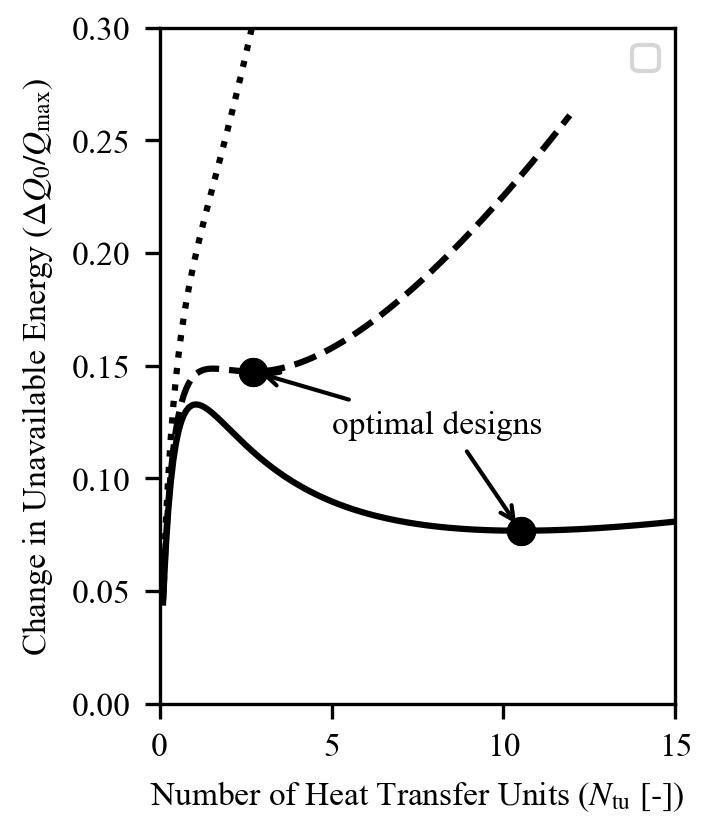

Source code (Python):
import os

import matplotlib.pyplot as plt
import numpy as np
import xflow
from scipy.signal import find_peaks
from xflow import calculate_pressure_drop_ratio, create_plot

save_dir = os.path.dirname(os.path.abspath(__file__))

# Default modeling assumptions
DEFAULT_C_COLD_OVER_C_HOT = 1.0  # C_cold / C_hot
DEFAULT_ST_OVER_F = 0.4  # Assumed same for both fluids
DEFAULT_F_C_OVER_F_H = 1.0  # f_c/f_h
DEFAULT_D_R = 1.0  # d_r = sigma_r/A_r (cold/hot ratio)
DEFAULT_G2_H = 1e-5  # g2_h

DEFAULT_DP_MAX = 0.3

# Three g^2 values for plotting
PLOT_TRIPLE_G2 = [1e-3, 5e-3, 20e-3]

# Framework-specific parameters for classical
DEFAULT_T = 2.0  # T_hot_in / T_cold_in
DEFAULT_T_DEAD_OVER_T_COLD_IN = 1.1
DEFAULT_GAMMA = 1.4

# Pressure drop assumption: "dp_c=dp_h", "dp_c<<dp_h", or "inlet_density"
# For inlet_density, also need:
DEFAULT_PRESSURE_DROP_ASSUMPTION = "dp_c=dp_h"  # Essential input for accurate cold pressure drop
if DEFAULT_PRESSURE_DROP_ASSUMPTION == "inlet_density":
    DEFAULT_P_COLD_IN_OVER_P_HOT_IN = 10.0  # p_cold_in / p_hot_in (needed for inlet_density calculation)
    DEFAULT_MOLAR_MASS_RATIO = 1.0  # M_cold / M_hot (cold/hot)
    DEFAULT_A_R = 0.1  # A_r (cold/hot) - sigma_r is calculated as d_r * A_r
else:
    DEFAULT_P_COLD_IN_OVER_P_HOT_IN = None
    DEFAULT_MOLAR_MASS_RATIO = None
    DEFAULT_A_R = None


def save_figures(
    c_cold_over_c_hot,
    st_over_f,
    f_c_over_f_h,
    d_r,
    g2_h,
    dp_max=DEFAULT_DP_MAX,
    base_name="fig2b",
    plot_triple_g2=None,
    t=DEFAULT_T,
    t_dead_over_t_cold_in=DEFAULT_T_DEAD_OVER_T_COLD_IN,
    gamma=DEFAULT_GAMMA,
    pressure_drop_assumption=DEFAULT_PRESSURE_DROP_ASSUMPTION,
    p_cold_in_over_p_hot_in=DEFAULT_P_COLD_IN_OVER_P_HOT_IN,
    molar_mass_ratio=DEFAULT_MOLAR_MASS_RATIO,
    a_r=DEFAULT_A_R,
):
    """
    Save figures as SVG, TIFF, and HD PNG for classical framework with multiple g^2 values.

    Parameters:
        plot_triple_g2: List of g^2 values to plot (e.g., [1e-5, 2e-5, 5e-5])
    """
    # Set font sizes to match Word (10pt = 10 points)
    font_size = 8
    plt.rcParams.update(
        {
            "font.family": "serif",
            "font.serif": ["Times New Roman"],
            "font.size": font_size,
            "mathtext.fontset": "stix",
            "axes.titlesize": font_size,
            "axes.labelsize": font_size,
            "xtick.labelsize": font_size,
            "ytick.labelsize": font_size,
            "legend.fontsize": font_size,
            "figure.titlesize": font_size,
        }
    )

    # Calculate pressure drop ratio based on assumption
    # Calculate sigma_r from d_r * A_r
    sigma_r = d_r * a_r if a_r is not None else None
    pressure_drop_ratio = calculate_pressure_drop_ratio(
        pressure_drop_assumption, c_cold_over_c_hot, t, d_r, molar_mass_ratio, sigma_r, p_cold_in_over_p_hot_in
    )

    # Ensure SHOW_CUBIC is False for this figure
    xflow.SHOW_CUBIC = False
    fig = plt.figure(figsize=(9 / 2.54, 7 / 2.54)) # IF DOUBLE COLUMN FIGURE, USE THIS
    fig = plt.figure(figsize=((6) / 2.54, 7 / 2.54)) # IF TRIPPLE COLUMN FIGURE, USE THIS
    ax = plt.subplot(111)
    ax_twin = ax.twinx()  # Created but will be hidden for classical framework

    _, line_list, ax, ax_twin = create_plot(
        c_cold_over_c_hot,
        st_over_f,
        f_c_over_f_h,
        d_r,
        g2_h,
        ntu_max=15.0,
        dp_max=dp_max,
        ax=ax,
        ax_twin=ax_twin,
        plot_triple_g2=plot_triple_g2,
        framework="classical",
        t=t,
        t_dead_over_t_cold_in=t_dead_over_t_cold_in,
        p_cold_in_over_p_hot_in=p_cold_in_over_p_hot_in,
        p_dead_over_p_hot_in=1.0,
        gamma=gamma,
        pressure_drop_percent_ratio_cold_over_hot=pressure_drop_ratio,
    )

    # Update ylabel and x-axis formatting
    ax.set_ylabel(r"HEx $\Delta Q_0/Q_{\mathrm{max}}$")

    # Remove title if present
    ax.set_title("")

    ax.set_xticks([0, 5, 10, 15])
    ax.xaxis.set_major_formatter(plt.FuncFormatter(lambda x, p: f"{x:.0f}"))
    ax.set_ylim(0, 0.3)

    # Remove existing legend and recreate using line_list order (matches newfig1: highest g^2 at top)
    legend = ax.get_legend()
    if legend:
        legend.remove()
    # # Use line_list order directly - lines are plotted in reversed order (8e-3, 5e-3, 1e-3)
    # if line_list:
    #     handles = line_list
    #     labels = [line.get_label() for line in line_list]
    #     ax.legend(handles, labels, loc="upper right")

    # Add new legend matching newfig1 style with custom labels and title
    if line_list:
        custom_labels = ["High", "Medium", "Low"]
        ax.legend(
            handles=line_list,
            labels=custom_labels,
            title="Mass Velocity",
            loc="upper right",
            frameon=True,
            facecolor="white",
            framealpha=1.0,  # Set to 1.0 for fully opaque legend face
            edgecolor="black",
            fancybox=True,
        )

        # Add optimum point markers (minimum after first peak) for each line
        opt_xy = []
        for line in line_list:
            x_data = line.get_xdata()
            y_data = line.get_ydata()
            # Filter out invalid/masked data
            valid_mask = np.isfinite(x_data) & np.isfinite(y_data)
            if np.any(valid_mask):
                x_plot = x_data[valid_mask]
                y_plot = y_data[valid_mask]
                # Find peaks in the data
                peaks, _ = find_peaks(y_plot)
                if len(peaks) > 0:
                    first_peak = peaks[0]
                    # Find minimum after first peak
                    y_local_min_idx = first_peak + np.argmin(y_plot[first_peak:])
                    x_opt, y_opt = x_plot[y_local_min_idx], y_plot[y_local_min_idx]
                    opt_xy.append((x_opt, y_opt))
                    ax.scatter(
                        x_opt,
                        y_opt,
                        color="black",
                        marker="o",
                        zorder=5,
                    )
        # Two arrows from one label "optimal designs" at y=0.15 to the two optimum points
        if len(opt_xy) >= 2:
            x_text = np.mean([p[0] for p in opt_xy]) + 3.5
            x_text = 5
            y_text = 0.12
            ax.annotate(
                "optimal designs",
                xy=opt_xy[0],
                xytext=(x_text, y_text),
                fontsize=font_size,
                ha="left",
                arrowprops=dict(arrowstyle="->", color="black", lw=1),
            )
            ax.annotate(
                "",
                xy=opt_xy[1],
                xytext=(8.8, y_text-0.005),
                arrowprops=dict(arrowstyle="->", color="black", lw=1),
            )

    plt.tight_layout(pad=0.5)

    # Independent control for figure
    ax.set_xlabel(r"Number of Heat Transfer Units ($N_\mathrm{tu}$ [-])")
    ax.set_ylabel(r"Change in Unavailable Energy ($\Delta Q_0/Q_{\mathrm{max}}$)")
    ax.legend("")

    # Save as SVG
    fig.savefig(
        os.path.join(save_dir, f"{base_name}.svg"),
        dpi=300,
        facecolor="white",
        format="svg",
        bbox_inches=None,
        pad_inches=0,
    )

    # Save as TIFF
    fig.savefig(
        os.path.join(save_dir, f"{base_name}.tiff"),
        dpi=300,
        facecolor="white",
        format="tiff",
        bbox_inches=None,
        pad_inches=0,
    )

    # Save as HD PNG
    fig.savefig(
        os.path.join(save_dir, f"{base_name}.png"),
        dpi=300,
        facecolor="white",
        format="png",
        bbox_inches=None,
        pad_inches=0,
    )

    plt.close(fig)
    print(f"Saved figures: {base_name}.svg, {base_name}.tiff, {base_name}.png")


if __name__ == "__main__":
    # Save figures with classical framework
    save_figures(
        DEFAULT_C_COLD_OVER_C_HOT,
        DEFAULT_ST_OVER_F,
        DEFAULT_F_C_OVER_F_H,
        DEFAULT_D_R,
        DEFAULT_G2_H,
        dp_max=DEFAULT_DP_MAX,
        base_name="fig2b",
        plot_triple_g2=PLOT_TRIPLE_G2,
        t=DEFAULT_T,
        t_dead_over_t_cold_in=DEFAULT_T_DEAD_OVER_T_COLD_IN,
        gamma=DEFAULT_GAMMA,
        pressure_drop_assumption=DEFAULT_PRESSURE_DROP_ASSUMPTION,
        p_cold_in_over_p_hot_in=DEFAULT_P_COLD_IN_OVER_P_HOT_IN,
        molar_mass_ratio=DEFAULT_MOLAR_MASS_RATIO,
        a_r=DEFAULT_A_R,
    )
